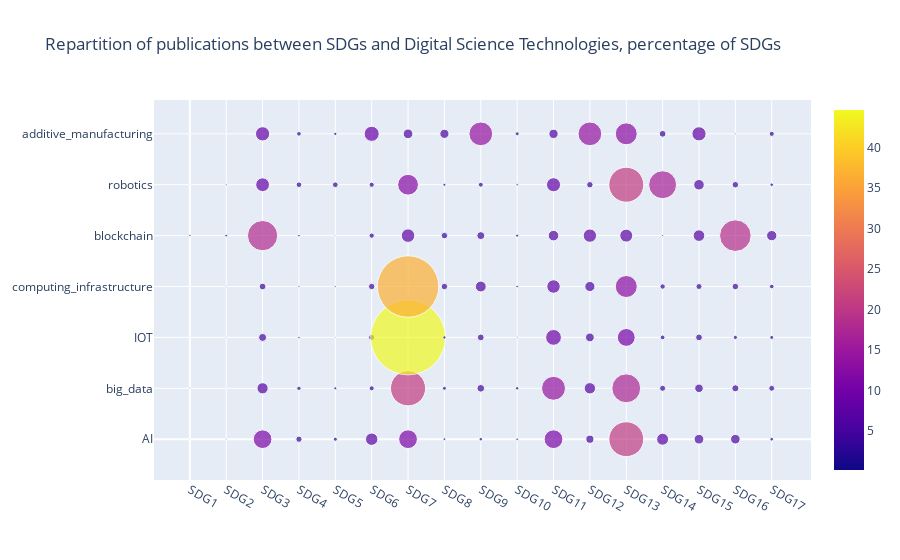

This figure's notebook cell:
### Code cell
fig = plot_bubble_graph(df_summary_sdg, size_circle=75,  title='Repartition of publications between SDGs and Digital Science Technologies, percentage of SDGs',save=True, resolution=(1280,720))
fig.show()
